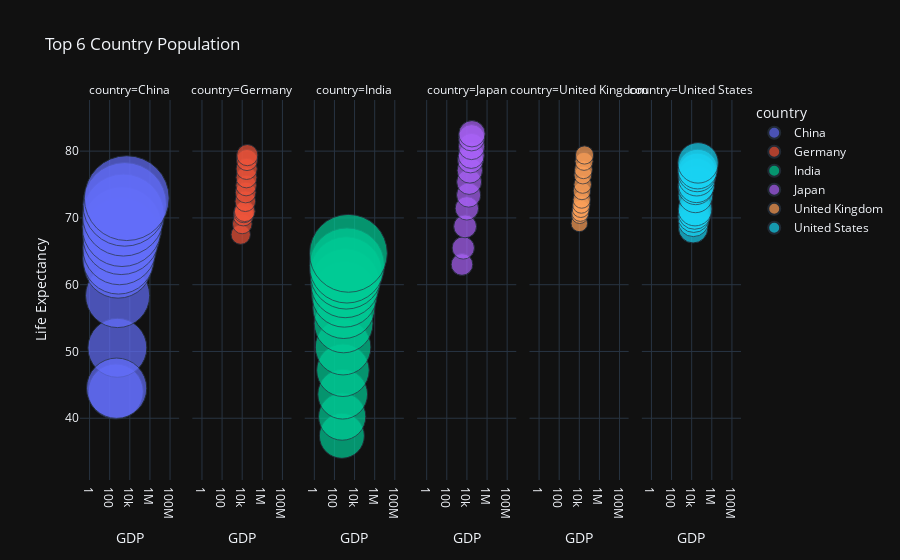

The notebook cell this image was saved under:
### Code cell
px.scatter(top6_over_time, x = 'gdpPercap',y='lifeExp',color='country',size='pop',
           size_max=60, hover_name='country',facet_col='country',log_x=True,  labels={'gdpPercap':'GDP','lifeExp':'Life Expectancy'}, title="Top 6 Country Population")

### Figure 1 — Plotly figure (JSON) as saved in the notebook; plotly's stock layout.template omitted (floating-point values rounded to 4 significant figures)
{"data": [{"hovertemplate": "<b>%{hovertext}</b><br><br>country=China<br>GDP=%{x}<br>Life Expectancy=%{y}<br>pop=%{marker.size}<extra></extra>", "hovertext": ["China", "China", "China", "China", "China", "China", "China", "China", "China", "China", "China", "China"], "legendgroup": "China", "marker": {"color": "#636efa", "size": [556263527, 637408000, 665770000, 754550000, 862030000, 943455000, 1000281000, 1084035000, 1164970000, 1230075000, 1280400000, 1318683096], "sizemode": "area", "sizeref": 366300.0, "symbol": "circle"}, "mode": "markers", "name": "China", "orientation": "v", "showlegend": true, "x": [400.4, 576.0, 487.7, 612.7, 676.9, 741.2, 962.4, 1379.0, 1656.0, 2289.0, 3119.0, 4959.0], "xaxis": "x", "y": [44.0, 50.55, 44.5, 58.38, 63.12, 63.97, 65.53, 67.27, 68.69, 70.43, 72.03, 72.96], "yaxis": "y", "type": "scatter"}, {"hovertemplate": "<b>%{hovertext}</b><br><br>country=Germany<br>GDP=%{x}<br>Life Expectancy=%{y}<br>pop=%{marker.size}<extra></extra>", "hovertext": ["Germany", "Germany", "Germany", "Germany", "Germany", "Germany", "Germany", "Germany", "Germany", "Germany", "Germany", "Germany"], "legendgroup": "Germany", "marker": {"color": "#EF553B", "size": [69145952, 71019069, 73739117, 76368453, 78717088, 78160773, 78335266, 77718298, 80597764, 82011073, 82350671, 82400996], "sizemode": "area", "sizeref": 366300.0, "symbol": "circle"}, "mode": "markers", "name": "Germany", "orientation": "v", "showlegend": true, "x": [7144.0, 10190.0, 12900.0, 14750.0, 18020.0, 20510.0, 22030.0, 24640.0, 26510.0, 27790.0, 30040.0, 32170.0], "xaxis": "x2", "y": [67.5, 69.1, 70.3, 70.8, 71.0, 72.5, 73.8, 74.85, 76.07, 77.34, 78.67, 79.41], "yaxis": "y2", "type": "scatter"}, {"hovertemplate": "<b>%{hovertext}</b><br><br>country=India<br>GDP=%{x}<br>Life Expectancy=%{y}<br>pop=%{marker.size}<extra></extra>", "hovertext": ["India", "India", "India", "India", "India", "India", "India", "India", "India", "India", "India", "India"], "legendgroup": "India", "marker": {"color": "#00cc96", "size": [372000000, 409000000, 454000000, 506000000, 567000000, 634000000, 708000000, 788000000, 872000000, 959000000, 1034172547, 1110396331], "sizemode": "area", "sizeref": 366300.0, "symbol": "circle"}, "mode": "markers", "name": "India", "orientation": "v", "showlegend": true, "x": [546.6, 590.1, 658.3, 700.8, 724.0, 813.3, 855.7, 976.5, 1164.0, 1459.0, 1747.0, 2452.0], "xaxis": "x3", "y": [37.37, 40.25, 43.6, 47.19, 50.65, 54.21, 56.6, 58.55, 60.22, 61.77, 62.88, 64.7], "yaxis": "y3", "type": "scatter"}, {"hovertemplate": "<b>%{hovertext}</b><br><br>country=Japan<br>GDP=%{x}<br>Life Expectancy=%{y}<br>pop=%{marker.size}<extra></extra>", "hovertext": ["Japan", "Japan", "Japan", "Japan", "Japan", "Japan", "Japan", "Japan", "Japan", "Japan", "Japan", "Japan"], "legendgroup": "Japan", "marker": {"color": "#ab63fa", "size": [86459025, 91563009, 95831757, 100825279, 107188273, 113872473, 118454974, 122091325, 124329269, 125956499, 127065841, 127467972], "sizemode": "area", "sizeref": 366300.0, "symbol": "circle"}, "mode": "markers", "name": "Japan", "orientation": "v", "showlegend": true, "x": [3217.0, 4318.0, 6577.0, 9848.0, 14780.0, 16610.0, 19380.0, 22380.0, 26820.0, 28820.0, 28600.0, 31660.0], "xaxis": "x4", "y": [63.03, 65.5, 68.73, 71.43, 73.42, 75.38, 77.11, 78.67, 79.36, 80.69, 82.0, 82.6], "yaxis": "y4", "type": "scatter"}, {"hovertemplate": "<b>%{hovertext}</b><br><br>country=United Kingdom<br>GDP=%{x}<br>Life Expectancy=%{y}<br>pop=%{marker.size}<extra></extra>", "hovertext": ["United Kingdom", "United Kingdom", "United Kingdom", "United Kingdom", "United Kingdom", "United Kingdom", "United Kingdom", "United Kingdom", "United Kingdom", "United Kingdom", "United Kingdom", "United Kingdom"], "legendgroup": "United Kingdom", "marker": {"color": "#FFA15A", "size": [50430000, 51430000, 53292000, 54959000, 56079000, 56179000, 56339704, 56981620, 57866349, 58808266, 59912431, 60776238], "sizemode": "area", "sizeref": 366300.0, "symbol": "circle"}, "mode": "markers", "name": "United Kingdom", "orientation": "v", "showlegend": true, "x": [9980.0, 11280.0, 12480.0, 14140.0, 15900.0, 17430.0, 18230.0, 21660.0, 22710.0, 26070.0, 29480.0, 33200.0], "xaxis": "x5", "y": [69.18, 70.42, 70.76, 71.36, 72.01, 72.76, 74.04, 75.01, 76.42, 77.22, 78.47, 79.42], "yaxis": "y5", "type": "scatter"}, {"hovertemplate": "<b>%{hovertext}</b><br><br>country=United States<br>GDP=%{x}<br>Life Expectancy=%{y}<br>pop=%{marker.size}<extra></extra>", "hovertext": ["United States", "United States", "United States", "United States", "United States", "United States", "United States", "United States", "United States", "United States", "United States", "United States"], "legendgroup": "United States", "marker": {"color": "#19d3f3", "size": [157553000, 171984000, 186538000, 198712000, 209896000, 220239000, 232187835, 242803533, 256894189, 272911760, 287675526, 301139947], "sizemode": "area", "sizeref": 366300.0, "symbol": "circle"}, "mode": "markers", "name": "United States", "orientation": "v", "showlegend": true, "x": [13990.0, 14850.0, 16170.0, 19530.0, 21810.0, 24070.0, 25010.0, 29880.0, 32000.0, 35770.0, 39100.0, 42950.0], "xaxis": "x6", "y": [68.44, 69.49, 70.21, 70.76, 71.34, 73.38, 74.65, 75.02, 76.09, 76.81, 77.31, 78.24], "yaxis": "y6", "type": "scatter"}], "layout": {"xaxis": {"anchor": "y", "domain": [0.0, 0.15], "title": {"text": "GDP"}, "type": "log"}, "yaxis": {"anchor": "x", "domain": [0.0, 1.0], "title": {"text": "Life Expectancy"}}, "xaxis2": {"anchor": "y2", "domain": [0.17, 0.32], "matches": "x", "title": {"text": "GDP"}, "type": "log"}, "yaxis2": {"anchor": "x2", "domain": [0.0, 1.0], "matches": "y", "showticklabels": false}, "xaxis3": {"anchor": "y3", "domain": [0.34, 0.49], "matches": "x", "title": {"text": "GDP"}, "type": "log"}, "yaxis3": {"anchor": "x3", "domain": [0.0, 1.0], "matches": "y", "showticklabels": false}, "xaxis4": {"anchor": "y4", "domain": [0.51, 0.66], "matches": "x", "title": {"text": "GDP"}, "type": "log"}, "yaxis4": {"anchor": "x4", "domain": [0.0, 1.0], "matches": "y", "showticklabels": false}, "xaxis5": {"anchor": "y5", "domain": [0.68, 0.83], "matches": "x", "title": {"text": "GDP"}, "type": "log"}, "yaxis5": {"anchor": "x5", "domain": [0.0, 1.0], "matches": "y", "showticklabels": false}, "xaxis6": {"anchor": "y6", "domain": [0.85, 1.0], "matches": "x", "title": {"text": "GDP"}, "type": "log"}, "yaxis6": {"anchor": "x6", "domain": [0.0, 1.0], "matches": "y", "showticklabels": false}, "annotations": [{"font": {}, "showarrow": false, "text": "country=China", "x": 0.075, "xanchor": "center", "xref": "paper", "y": 1.0, "yanchor": "bottom", "yref": "paper"}, {"font": {}, "showarrow": false, "text": "country=Germany", "x": 0.245, "xanchor": "center", "xref": "paper", "y": 1.0, "yanchor": "bottom", "yref": "paper"}, {"font": {}, "showarrow": false, "text": "country=India", "x": 0.415, "xanchor": "center", "xref": "paper", "y": 1.0, "yanchor": "bottom", "yref": "paper"}, {"font": {}, "showarrow": false, "text": "country=Japan", "x": 0.585, "xanchor": "center", "xref": "paper", "y": 1.0, "yanchor": "bottom", "yref": "paper"}, {"font": {}, "showarrow": false, "text": "country=United Kingdom", "x": 0.755, "xanchor": "center", "xref": "paper", "y": 1.0, "yanchor": "bottom", "yref": "paper"}, {"font": {}, "showarrow": false, "text": "country=United States", "x": 0.925, "xanchor": "center", "xref": "paper", "y": 1.0, "yanchor": "bottom", "yref": "paper"}], "legend": {"title": {"text": "country"}, "tracegroupgap": 0, "itemsizing": "constant"}, "title": {"text": "Top 6 Country Population"}}}
